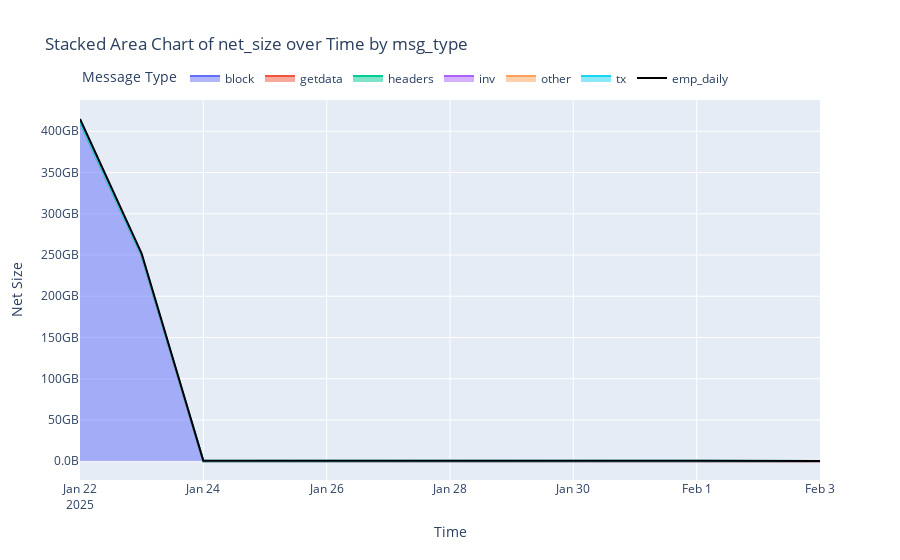

Notebook code for this chart:
### Code cell
import plotly.express as px
import plotly.graph_objects as go

fig = px.area(
    dfs["est_daily"],
    x="timestamp",
    y="inout",
    color="msg_type",
    title="Stacked Area Chart of net_size over Time by msg_type",
    labels={"net_size": "Net Size", "hour_groups": "Time", "msg_type": "Message Type"},
)

fig.add_trace(
    go.Scatter(
        x=dfs["emp_daily"].index,
        y=dfs["emp_daily"]["in"] + dfs["emp_daily"]["out"],
        mode="lines",
        name="emp_daily",
        line=dict(color="black", width=2),
    )
)

fig.update_layout(
    xaxis_title="Time",
    yaxis_title="Net Size",
    legend_title="Message Type",
    legend=dict(
        orientation="h",
        yanchor="bottom",
        y=1.02,
    ),
)
fig.update_yaxes(tickformat=".2s", ticksuffix="B")
fig.show()

### Figure 1 — Plotly figure (JSON) as saved in the notebook; plotly's stock layout.template omitted (floating-point values rounded to 4 significant figures)
{"data": [{"fillpattern": {"shape": ""}, "hovertemplate": "Message Type=block<br>timestamp=%{x}<br>inout=%{y}<extra></extra>", "legendgroup": "block", "line": {"color": "#636efa"}, "marker": {"symbol": "circle"}, "mode": "lines", "name": "block", "orientation": "v", "showlegend": true, "stackgroup": "1", "type": "scatter", "x": ["2025-01-22 00:00:00+00:00", "2025-01-23 00:00:00+00:00", "2025-01-28 00:00:00+00:00", "2025-02-01 00:00:00+00:00", "2025-02-02 00:00:00+00:00"], "xaxis": "x", "y": [410614555657, 248869754045, 1113644, 3987025, 3618616], "yaxis": "y"}, {"fillpattern": {"shape": ""}, "hovertemplate": "Message Type=getdata<br>timestamp=%{x}<br>inout=%{y}<extra></extra>", "legendgroup": "getdata", "line": {"color": "#EF553B"}, "marker": {"symbol": "circle"}, "mode": "lines", "name": "getdata", "orientation": "v", "showlegend": true, "stackgroup": "1", "type": "scatter", "x": ["2025-01-22 00:00:00+00:00", "2025-01-23 00:00:00+00:00", "2025-01-24 00:00:00+00:00", "2025-01-25 00:00:00+00:00", "2025-01-26 00:00:00+00:00", "2025-01-27 00:00:00+00:00", "2025-01-28 00:00:00+00:00", "2025-01-29 00:00:00+00:00", "2025-01-30 00:00:00+00:00", "2025-01-31 00:00:00+00:00", "2025-02-01 00:00:00+00:00", "2025-02-02 00:00:00+00:00", "2025-02-03 00:00:00+00:00"], "xaxis": "x", "y": [88170510, 37179638, 34080806, 30883859, 23464365, 24931642, 25105964, 23842230, 22476003, 22447854, 25235396, 28674669, 13113641], "yaxis": "y"}, {"fillpattern": {"shape": ""}, "hovertemplate": "Message Type=headers<br>timestamp=%{x}<br>inout=%{y}<extra></extra>", "legendgroup": "headers", "line": {"color": "#00cc96"}, "marker": {"symbol": "circle"}, "mode": "lines", "name": "headers", "orientation": "v", "showlegend": true, "stackgroup": "1", "type": "scatter", "x": ["2025-01-22 00:00:00+00:00", "2025-01-23 00:00:00+00:00", "2025-01-24 00:00:00+00:00", "2025-01-25 00:00:00+00:00", "2025-01-26 00:00:00+00:00", "2025-01-27 00:00:00+00:00", "2025-01-28 00:00:00+00:00", "2025-01-29 00:00:00+00:00", "2025-01-30 00:00:00+00:00", "2025-01-31 00:00:00+00:00", "2025-02-01 00:00:00+00:00", "2025-02-02 00:00:00+00:00", "2025-02-03 00:00:00+00:00"], "xaxis": "x", "y": [113320858, 8985833, 25657719, 8999815, 13508215, 272106, 14357376, 16628224, 13889743, 237196, 13838089, 14165314, 138184], "yaxis": "y"}, {"fillpattern": {"shape": ""}, "hovertemplate": "Message Type=inv<br>timestamp=%{x}<br>inout=%{y}<extra></extra>", "legendgroup": "inv", "line": {"color": "#ab63fa"}, "marker": {"symbol": "circle"}, "mode": "lines", "name": "inv", "orientation": "v", "showlegend": true, "stackgroup": "1", "type": "scatter", "x": ["2025-01-22 00:00:00+00:00", "2025-01-23 00:00:00+00:00", "2025-01-24 00:00:00+00:00", "2025-01-25 00:00:00+00:00", "2025-01-26 00:00:00+00:00", "2025-01-27 00:00:00+00:00", "2025-01-28 00:00:00+00:00", "2025-01-29 00:00:00+00:00", "2025-01-30 00:00:00+00:00", "2025-01-31 00:00:00+00:00", "2025-02-01 00:00:00+00:00", "2025-02-02 00:00:00+00:00", "2025-02-03 00:00:00+00:00"], "xaxis": "x", "y": [4780, 92660418, 136962542, 119996504, 103519795, 123524920, 130575089, 122017573, 119856340, 117932696, 126203382, 139284310, 64985078], "yaxis": "y"}, {"fillpattern": {"shape": ""}, "hovertemplate": "Message Type=other<br>timestamp=%{x}<br>inout=%{y}<extra></extra>", "legendgroup": "other", "line": {"color": "#FFA15A"}, "marker": {"symbol": "circle"}, "mode": "lines", "name": "other", "orientation": "v", "showlegend": true, "stackgroup": "1", "type": "scatter", "x": ["2025-01-22 00:00:00+00:00", "2025-01-23 00:00:00+00:00", "2025-01-24 00:00:00+00:00", "2025-01-25 00:00:00+00:00", "2025-01-26 00:00:00+00:00", "2025-01-27 00:00:00+00:00", "2025-01-28 00:00:00+00:00", "2025-01-29 00:00:00+00:00", "2025-01-30 00:00:00+00:00", "2025-01-31 00:00:00+00:00", "2025-02-01 00:00:00+00:00", "2025-02-02 00:00:00+00:00", "2025-02-03 00:00:00+00:00"], "xaxis": "x", "y": [2460558, 21946210, 28390550, 33816373, 56266035, 51119308, 31945909, 31389383, 27337179, 21430103, 25308976, 37481826, 12675337], "yaxis": "y"}, {"fillpattern": {"shape": ""}, "hovertemplate": "Message Type=tx<br>timestamp=%{x}<br>inout=%{y}<extra></extra>", "legendgroup": "tx", "line": {"color": "#19d3f3"}, "marker": {"symbol": "circle"}, "mode": "lines", "name": "tx", "orientation": "v", "showlegend": true, "stackgroup": "1", "type": "scatter", "x": ["2025-01-23 00:00:00+00:00", "2025-01-24 00:00:00+00:00", "2025-01-25 00:00:00+00:00", "2025-01-26 00:00:00+00:00", "2025-01-27 00:00:00+00:00", "2025-01-28 00:00:00+00:00", "2025-01-29 00:00:00+00:00", "2025-01-30 00:00:00+00:00", "2025-01-31 00:00:00+00:00", "2025-02-01 00:00:00+00:00", "2025-02-02 00:00:00+00:00", "2025-02-03 00:00:00+00:00"], "xaxis": "x", "y": [254722363, 424541065, 324341655, 348697370, 389938736, 453759630, 384080983, 332287609, 369096624, 416907302, 453778226, 198520834], "yaxis": "y"}, {"line": {"color": "black", "width": 2}, "mode": "lines", "name": "emp_daily", "type": "scatter", "x": ["2025-01-22 00:00:00+00:00", "2025-01-23 00:00:00+00:00", "2025-01-24 00:00:00+00:00", "2025-01-25 00:00:00+00:00", "2025-01-26 00:00:00+00:00", "2025-01-27 00:00:00+00:00", "2025-01-28 00:00:00+00:00", "2025-01-29 00:00:00+00:00", "2025-01-30 00:00:00+00:00", "2025-01-31 00:00:00+00:00", "2025-02-01 00:00:00+00:00", "2025-02-02 00:00:00+00:00", "2025-02-03 00:00:00+00:00"], "y": [414858448954, 251643348812, 692062929, 566215887, 582978423, 628666830, 692692656, 615035009, 553528813, 569543934, 649473337, 716182938, 309908680]}], "layout": {"legend": {"orientation": "h", "title": {"text": "Message Type"}, "tracegroupgap": 0, "y": 1.02, "yanchor": "bottom"}, "title": {"text": "Stacked Area Chart of net_size over Time by msg_type"}, "xaxis": {"anchor": "y", "domain": [0, 1], "title": {"text": "Time"}}, "yaxis": {"anchor": "x", "domain": [0, 1], "tickformat": ".2s", "ticksuffix": "B", "title": {"text": "Net Size"}}}}
